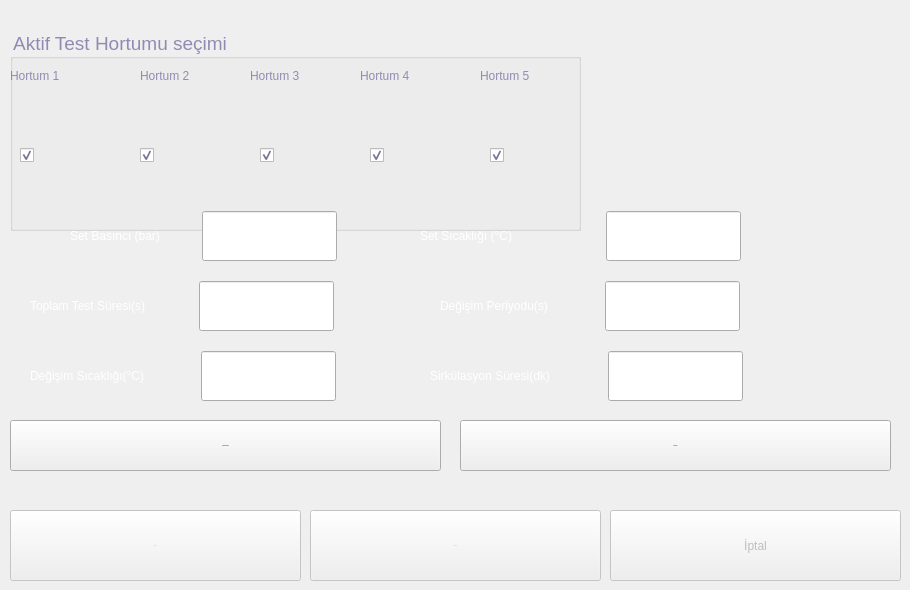
        <widget class="QWidget" name="p1500h">
         <widget class="QGroupBox" name="groupBox">
          <property name="geometry">
           <rect>
            <x>10</x>
            <y>30</y>
            <width>571</width>
            <height>201</height>
           </rect>
          </property>
          <property name="font">
           <font>
            <family>MS Shell Dlg 2</family>
            <pointsize>14</pointsize>
            <weight>50</weight>
            <italic>false</italic>
            <bold>false</bold>
           </font>
          </property>
          <property name="styleSheet">
           <string notr="true">font: 14pt &quot;MS Shell Dlg 2&quot;;
color :rgb(145, 139, 179);
</string>
          </property>
          <property name="title">
           <string>Aktif Test Hortumu seçimi</string>
          </property>
          <property name="alignment">
           <set>Qt::AlignLeading|Qt::AlignLeft|Qt::AlignVCenter</set>
          </property>
          <property name="flat">
           <bool>true</bool>
          </property>
          <property name="checkable">
           <bool>false</bool>
          </property>
          <widget class="QLabel" name="label_8">
           <property name="geometry">
            <rect>
             <x>470</x>
             <y>30</y>
             <width>91</width>
             <height>31</height>
            </rect>
           </property>
           <property name="text">
            <string>Hortum 5</string>
           </property>
           <property name="margin">
            <number>3</number>
           </property>
          </widget>
          <widget class="QCheckBox" name="checkBox_4">
           <property name="geometry">
            <rect>
             <x>130</x>
             <y>90</y>
             <width>61</width>
             <height>71</height>
            </rect>
           </property>
           <property name="text">
            <string/>
           </property>
           <property name="checked">
            <bool>true</bool>
           </property>
          </widget>
          <widget class="QCheckBox" name="checkBox_3">
           <property name="geometry">
            <rect>
             <x>480</x>
             <y>90</y>
             <width>61</width>
             <height>71</height>
            </rect>
           </property>
           <property name="text">
            <string/>
           </property>
           <property name="iconSize">
            <size>
             <width>32</width>
             <height>32</height>
            </size>
           </property>
           <property name="checked">
            <bool>true</bool>
           </property>
          </widget>
          <widget class="QCheckBox" name="checkBox">
           <property name="geometry">
            <rect>
             <x>10</x>
             <y>90</y>
             <width>61</width>
             <height>71</height>
            </rect>
           </property>
           <property name="text">
            <string/>
           </property>
           <property name="checkable">
            <bool>true</bool>
           </property>
           <property name="checked">
            <bool>true</bool>
           </property>
           <property name="tristate">
            <bool>false</bool>
           </property>
          </widget>
          <widget class="QLabel" name="label_6">
           <property name="geometry">
            <rect>
             <x>240</x>
             <y>30</y>
             <width>91</width>
             <height>31</height>
            </rect>
           </property>
           <property name="text">
            <string>Hortum 3</string>
           </property>
           <property name="margin">
            <number>3</number>
           </property>
          </widget>
          <widget class="QCheckBox" name="checkBox_2">
           <property name="geometry">
            <rect>
             <x>360</x>
             <y>90</y>
             <width>61</width>
             <height>71</height>
            </rect>
           </property>
           <property name="text">
            <string/>
           </property>
           <property name="checked">
            <bool>true</bool>
           </property>
          </widget>
          <widget class="QLabel" name="label_4">
           <property name="geometry">
            <rect>
             <x>0</x>
             <y>30</y>
             <width>91</width>
             <height>31</height>
            </rect>
           </property>
           <property name="text">
            <string>Hortum 1</string>
           </property>
           <property name="margin">
            <number>3</number>
           </property>
          </widget>
          <widget class="QLabel" name="label_7">
           <property name="geometry">
            <rect>
             <x>350</x>
             <y>30</y>
             <width>91</width>
             <height>31</height>
            </rect>
           </property>
           <property name="text">
            <string>Hortum 4</string>
           </property>
           <property name="margin">
            <number>3</number>
           </property>
          </widget>
          <widget class="QLabel" name="label_5">
           <property name="geometry">
            <rect>
             <x>130</x>
             <y>30</y>
             <width>91</width>
             <height>31</height>
            </rect>
           </property>
           <property name="text">
            <string>Hortum 2</string>
           </property>
           <property name="margin">
            <number>3</number>
           </property>
          </widget>
          <widget class="QCheckBox" name="checkBox_5">
           <property name="geometry">
            <rect>
             <x>250</x>
             <y>90</y>
             <width>61</width>
             <height>71</height>
            </rect>
           </property>
           <property name="text">
            <string/>
           </property>
           <property name="checked">
            <bool>true</bool>
           </property>
          </widget>
         </widget>
         <widget class="QPushButton" name="bPauseTest1500h">
          <property name="enabled">
           <bool>false</bool>
          </property>
          <property name="geometry">
           <rect>
            <x>310</x>
            <y>510</y>
            <width>291</width>
            <height>71</height>
           </rect>
          </property>
          <property name="minimumSize">
           <size>
            <width>94</width>
            <height>50</height>
           </size>
          </property>
          <property name="font">
           <font>
            <family>Gill Sans MT</family>
            <pointsize>-1</pointsize>
           </font>
          </property>
          <property name="styleSheet">
           <string notr="true">/*QPushButton {
color: #fff;
font-family: &quot;Gill Sans MT&quot;;
font-size: 21px;
border: 2px solid #c3fcf1;
border-radius: 11px;
padding: 5px;
background: qradialgradient(cx: 0.3, cy: -0.6,
fx: 0.3, fy: -0.4,
radius: 1.35, stop: 0 #65BAAB, stop: 1 #0E62A0);
min-width: 80px;
}
QPushButton:hover {
background: qradialgradient(cx: 0.3, cy: -0.4,
fx: 0.3, fy: -0.4,
radius: 1.35, stop: 0 #65BAAB, stop: 1 #0E62A0);
}
QPushButton:pressed {
background: qradialgradient(cx: 0.4, cy: -0.1,
fx: 0.4, fy: -0.1,
radius: 1.35, stop: 0 #65BAAB, stop: 1 #ddd);
}
QPushButton:disabled {
color: #888;
background: qradialgradient(cx: 0.4, cy: -0.1,
fx: 0.4, fy: -0.1,
radius: 1.35, stop: 0 #65BAAB, stop: 1 #ddd);
}</string>
          </property>
          <property name="text">
           <string>Beklet</string>
          </property>
         </widget>
         <widget class="QPushButton" name="bStopTest1500h">
          <property name="enabled">
           <bool>false</bool>
          </property>
          <property name="geometry">
           <rect>
            <x>610</x>
            <y>510</y>
            <width>291</width>
            <height>71</height>
           </rect>
          </property>
          <property name="minimumSize">
           <size>
            <width>94</width>
            <height>50</height>
           </size>
          </property>
          <property name="styleSheet">
           <string notr="true">/*QPushButton {
color: #fff;
font-family: &quot;Gill Sans MT&quot;;
font-size: 21px;
border: 2px solid #c3fcf1;
border-radius: 11px;
padding: 5px;
background: qradialgradient(cx: 0.3, cy: -0.6,
fx: 0.3, fy: -0.4,
radius: 1.35, stop: 0 #65BAAB, stop: 1 #0E62A0);
min-width: 80px;
}
QPushButton:hover {
background: qradialgradient(cx: 0.3, cy: -0.4,
fx: 0.3, fy: -0.4,
radius: 1.35, stop: 0 #65BAAB, stop: 1 #0E62A0);
}
QPushButton:pressed {
background: qradialgradient(cx: 0.4, cy: -0.1,
fx: 0.4, fy: -0.1,
radius: 1.35, stop: 0 #65BAAB, stop: 1 #ddd);
}
QPushButton:disabled {
color: #888;
background: qradialgradient(cx: 0.4, cy: -0.1,
fx: 0.4, fy: -0.1,
radius: 1.35, stop: 0 #65BAAB, stop: 1 #ddd);
}</string>
          </property>
          <property name="text">
           <string>İptal</string>
          </property>
         </widget>
         <widget class="QPushButton" name="bStartTest1500h">
          <property name="enabled">
           <bool>false</bool>
          </property>
          <property name="geometry">
           <rect>
            <x>10</x>
            <y>510</y>
            <width>291</width>
            <height>71</height>
           </rect>
          </property>
          <property name="minimumSize">
           <size>
            <width>94</width>
            <height>50</height>
           </size>
          </property>
          <property name="font">
           <font>
            <family>Gill Sans MT</family>
            <pointsize>-1</pointsize>
           </font>
          </property>
          <property name="styleSheet">
           <string notr="true">/*QPushButton {
color: #fff;
font-family: &quot;Gill Sans MT&quot;;
font-size: 21px;
border: 2px solid #c3fcf1;
border-radius: 11px;
padding: 5px;
background: qradialgradient(cx: 0.3, cy: -0.6,
fx: 0.3, fy: -0.4,
radius: 1.35, stop: 0 #65BAAB, stop: 1 #0E62A0);
min-width: 80px;
}
QPushButton:hover {
background: qradialgradient(cx: 0.3, cy: -0.4,
fx: 0.3, fy: -0.4,
radius: 1.35, stop: 0 #65BAAB, stop: 1 #0E62A0);
}
QPushButton:pressed {
background: qradialgradient(cx: 0.4, cy: -0.1,
fx: 0.4, fy: -0.1,
radius: 1.35, stop: 0 #65BAAB, stop: 1 #ddd);
}
QPushButton:disabled {
color: #888;
background: qradialgradient(cx: 0.4, cy: -0.1,
fx: 0.4, fy: -0.1,
radius: 1.35, stop: 0 #65BAAB, stop: 1 #ddd);
}</string>
          </property>
          <property name="text">
           <string>Başlat</string>
          </property>
          <property name="iconSize">
           <size>
            <width>24</width>
            <height>15</height>
           </size>
          </property>
         </widget>
         <widget class="QPushButton" name="bSendProfile1500h">
          <property name="enabled">
           <bool>true</bool>
          </property>
          <property name="geometry">
           <rect>
            <x>10</x>
            <y>420</y>
            <width>431</width>
            <height>51</height>
           </rect>
          </property>
          <property name="minimumSize">
           <size>
            <width>94</width>
            <height>50</height>
           </size>
          </property>
          <property name="font">
           <font>
            <family>Gill Sans MT</family>
            <pointsize>-1</pointsize>
           </font>
          </property>
          <property name="styleSheet">
           <string notr="true">/*QPushButton {
color: #fff;
font-family: &quot;Gill Sans MT&quot;;
font-size: 21px;
border: 2px solid #c3fcf1;
border-radius: 11px;
padding: 5px;
background: qradialgradient(cx: 0.3, cy: -0.6,
fx: 0.3, fy: -0.4,
radius: 1.35, stop: 0 #65BAAB, stop: 1 #0E62A0);
min-width: 80px;
}
QPushButton:hover {
background: qradialgradient(cx: 0.3, cy: -0.4,
fx: 0.3, fy: -0.4,
radius: 1.35, stop: 0 #65BAAB, stop: 1 #0E62A0);
}
QPushButton:pressed {
background: qradialgradient(cx: 0.4, cy: -0.1,
fx: 0.4, fy: -0.1,
radius: 1.35, stop: 0 #65BAAB, stop: 1 #ddd);
}
QPushButton:disabled {
color: #888;
background: qradialgradient(cx: 0.4, cy: -0.1,
fx: 0.4, fy: -0.1,
radius: 1.35, stop: 0 #65BAAB, stop: 1 #ddd);
}</string>
          </property>
          <property name="text">
           <string>Seçimi Onayla</string>
          </property>
          <property name="iconSize">
           <size>
            <width>24</width>
            <height>15</height>
           </size>
          </property>
         </widget>
         <widget class="QWidget" name="layoutWidget">
          <property name="geometry">
           <rect>
            <x>420</x>
            <y>210</y>
            <width>321</width>
            <height>52</height>
           </rect>
          </property>
          <layout class="QHBoxLayout" name="horizontalLayout_11">
           <item>
            <widget class="QLabel" name="label_53">
             <property name="styleSheet">
              <string notr="true">QLabel{
color : #fff;
font: 75 14pt &quot;Gill Sans MT&quot;;
}</string>
             </property>
             <property name="text">
              <string>Set Sıcaklığı (°C)</string>
             </property>
            </widget>
           </item>
           <item>
            <widget class="QLineEdit" name="leSetTemperature1500h">
             <property name="sizePolicy">
              <sizepolicy hsizetype="Fixed" vsizetype="Fixed">
               <horstretch>0</horstretch>
               <verstretch>0</verstretch>
              </sizepolicy>
             </property>
             <property name="minimumSize">
              <size>
               <width>135</width>
               <height>50</height>
              </size>
             </property>
             <property name="maximumSize">
              <size>
               <width>135</width>
               <height>16777215</height>
              </size>
             </property>
            </widget>
           </item>
          </layout>
         </widget>
         <widget class="QWidget" name="layoutWidget">
          <property name="geometry">
           <rect>
            <x>30</x>
            <y>350</y>
            <width>306</width>
            <height>52</height>
           </rect>
          </property>
          <layout class="QHBoxLayout" name="horizontalLayout_7">
           <item>
            <widget class="QLabel" name="label_56">
             <property name="styleSheet">
              <string notr="true">QLabel{
color : #fff;
font: 75 14pt &quot;Gill Sans MT&quot;;
}</string>
             </property>
             <property name="text">
              <string>Değişim Sıcaklığı(°C)</string>
             </property>
            </widget>
           </item>
           <item>
            <widget class="QLineEdit" name="leLiquidChangetemp1500h">
             <property name="sizePolicy">
              <sizepolicy hsizetype="Fixed" vsizetype="Fixed">
               <horstretch>0</horstretch>
               <verstretch>0</verstretch>
              </sizepolicy>
             </property>
             <property name="minimumSize">
              <size>
               <width>134</width>
               <height>50</height>
              </size>
             </property>
             <property name="maximumSize">
              <size>
               <width>135</width>
               <height>16777215</height>
              </size>
             </property>
            </widget>
           </item>
          </layout>
         </widget>
         <widget class="QWidget" name="layoutWidget">
          <property name="geometry">
           <rect>
            <x>440</x>
            <y>280</y>
            <width>300</width>
            <height>52</height>
           </rect>
          </property>
          <layout class="QHBoxLayout" name="horizontalLayout_8">
           <item>
            <widget class="QLabel" name="label_55">
             <property name="styleSheet">
              <string notr="true">QLabel{
color : #fff;
font: 75 14pt &quot;Gill Sans MT&quot;;
}</string>
             </property>
             <property name="text">
              <string>Değişim Periyodu(s)</string>
             </property>
            </widget>
           </item>
           <item>
            <widget class="QLineEdit" name="leLiquidChangePeriod1500h">
             <property name="sizePolicy">
              <sizepolicy hsizetype="Fixed" vsizetype="Fixed">
               <horstretch>0</horstretch>
               <verstretch>0</verstretch>
              </sizepolicy>
             </property>
             <property name="minimumSize">
              <size>
               <width>134</width>
               <height>50</height>
              </size>
             </property>
             <property name="maximumSize">
              <size>
               <width>135</width>
               <height>16777215</height>
              </size>
             </property>
            </widget>
           </item>
          </layout>
         </widget>
         <widget class="QWidget" name="layoutWidget">
          <property name="geometry">
           <rect>
            <x>30</x>
            <y>280</y>
            <width>304</width>
            <height>52</height>
           </rect>
          </property>
          <layout class="QHBoxLayout" name="horizontalLayout_9">
           <item>
            <widget class="QLabel" name="label_54">
             <property name="styleSheet">
              <string notr="true">QLabel{
color : #fff;
font: 75 14pt &quot;Gill Sans MT&quot;;
}</string>
             </property>
             <property name="text">
              <string>Toplam Test Süresi(s)</string>
             </property>
            </widget>
           </item>
           <item>
            <widget class="QLineEdit" name="leTotalTestDuration1500h">
             <property name="sizePolicy">
              <sizepolicy hsizetype="Fixed" vsizetype="Fixed">
               <horstretch>0</horstretch>
               <verstretch>0</verstretch>
              </sizepolicy>
             </property>
             <property name="minimumSize">
              <size>
               <width>135</width>
               <height>50</height>
              </size>
             </property>
             <property name="maximumSize">
              <size>
               <width>135</width>
               <height>16777215</height>
              </size>
             </property>
            </widget>
           </item>
          </layout>
         </widget>
         <widget class="QWidget" name="layoutWidget">
          <property name="geometry">
           <rect>
            <x>70</x>
            <y>210</y>
            <width>267</width>
            <height>52</height>
           </rect>
          </property>
          <layout class="QHBoxLayout" name="horizontalLayout_10">
           <item>
            <widget class="QLabel" name="label_52">
             <property name="styleSheet">
              <string notr="true">QLabel{
color : #fff;
font: 75 14pt &quot;Gill Sans MT&quot;;
}</string>
             </property>
             <property name="text">
              <string>Set Basıncı (bar)</string>
             </property>
            </widget>
           </item>
           <item>
            <widget class="QLineEdit" name="leSetPressure1500h">
             <property name="sizePolicy">
              <sizepolicy hsizetype="Fixed" vsizetype="Fixed">
               <horstretch>0</horstretch>
               <verstretch>0</verstretch>
              </sizepolicy>
             </property>
             <property name="minimumSize">
              <size>
               <width>135</width>
               <height>50</height>
              </size>
             </property>
             <property name="maximumSize">
              <size>
               <width>135</width>
               <height>16777215</height>
              </size>
             </property>
            </widget>
           </item>
          </layout>
         </widget>
         <widget class="QWidget" name="layoutWidget">
          <property name="geometry">
           <rect>
            <x>430</x>
            <y>350</y>
            <width>313</width>
            <height>52</height>
           </rect>
          </property>
          <layout class="QHBoxLayout" name="horizontalLayout_12">
           <item>
            <widget class="QLabel" name="label_57">
             <property name="styleSheet">
              <string notr="true">QLabel{
color : #fff;
font: 75 14pt &quot;Gill Sans MT&quot;;
}</string>
             </property>
             <property name="text">
              <string>Sirkülasyon Süresi(dk)</string>
             </property>
            </widget>
           </item>
           <item>
            <widget class="QLineEdit" name="leLiquidSirkulationtime1500h">
             <property name="sizePolicy">
              <sizepolicy hsizetype="Fixed" vsizetype="Fixed">
               <horstretch>0</horstretch>
               <verstretch>0</verstretch>
              </sizepolicy>
             </property>
             <property name="minimumSize">
              <size>
               <width>134</width>
               <height>50</height>
              </size>
             </property>
             <property name="maximumSize">
              <size>
               <width>135</width>
               <height>16777215</height>
              </size>
             </property>
            </widget>
           </item>
          </layout>
         </widget>
         <widget class="QPushButton" name="bChooseData">
          <property name="enabled">
           <bool>true</bool>
          </property>
          <property name="geometry">
           <rect>
            <x>460</x>
            <y>420</y>
            <width>431</width>
            <height>51</height>
           </rect>
          </property>
          <property name="minimumSize">
           <size>
            <width>94</width>
            <height>50</height>
           </size>
          </property>
          <property name="font">
           <font>
            <family>Gill Sans MT</family>
            <pointsize>-1</pointsize>
           </font>
          </property>
          <property name="styleSheet">
           <string notr="true">/*QPushButton {
color: #fff;
font-family: &quot;Gill Sans MT&quot;;
font-size: 21px;
border: 2px solid #c3fcf1;
border-radius: 11px;
padding: 5px;
background: qradialgradient(cx: 0.3, cy: -0.6,
fx: 0.3, fy: -0.4,
radius: 1.35, stop: 0 #65BAAB, stop: 1 #0E62A0);
min-width: 80px;
}
QPushButton:hover {
background: qradialgradient(cx: 0.3, cy: -0.4,
fx: 0.3, fy: -0.4,
radius: 1.35, stop: 0 #65BAAB, stop: 1 #0E62A0);
}
QPushButton:pressed {
background: qradialgradient(cx: 0.4, cy: -0.1,
fx: 0.4, fy: -0.1,
radius: 1.35, stop: 0 #65BAAB, stop: 1 #ddd);
}
QPushButton:disabled {
color: #888;
background: qradialgradient(cx: 0.4, cy: -0.1,
fx: 0.4, fy: -0.1,
radius: 1.35, stop: 0 #65BAAB, stop: 1 #ddd);
}</string>
          </property>
          <property name="text">
           <string>Kayıt Seç</string>
          </property>
          <property name="iconSize">
           <size>
            <width>24</width>
            <height>15</height>
           </size>
          </property>
         </widget>
        </widget>
